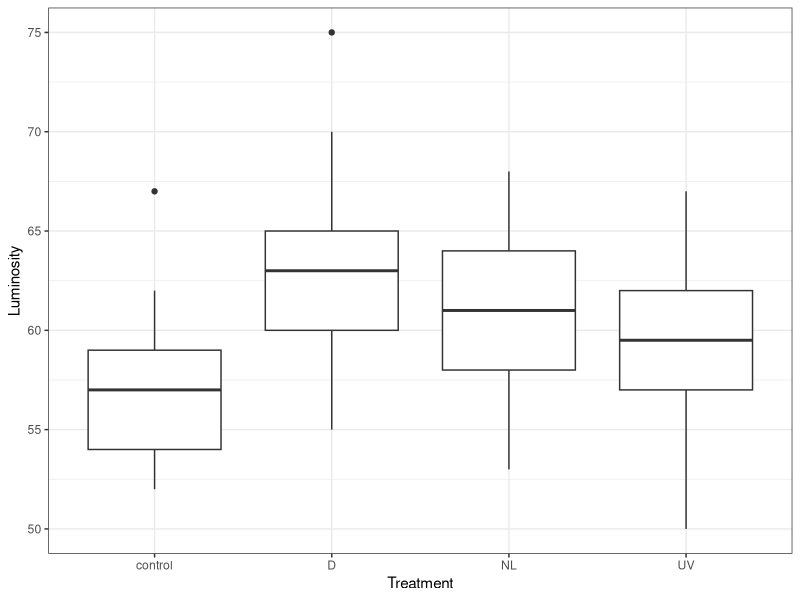
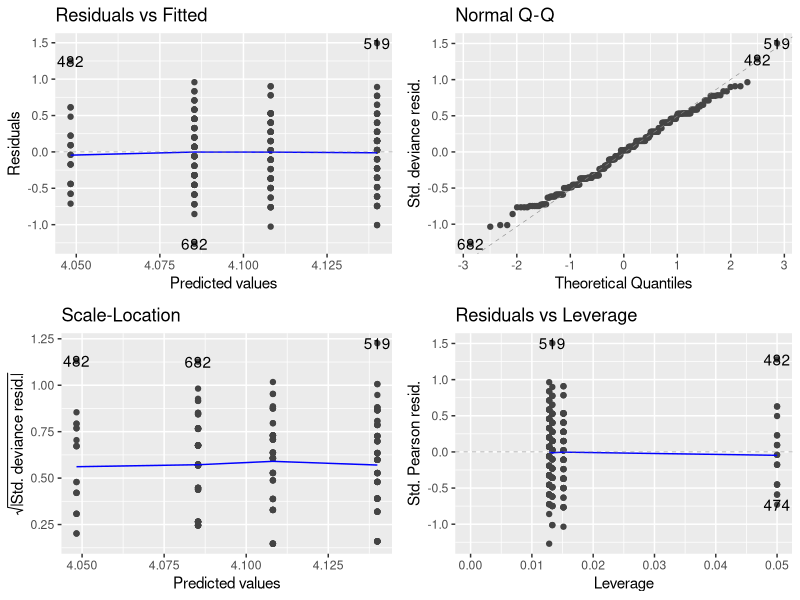
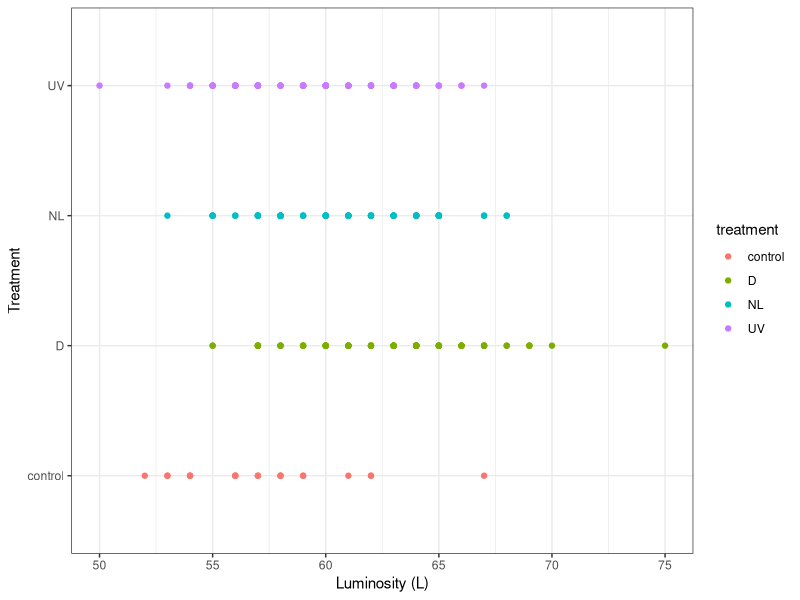
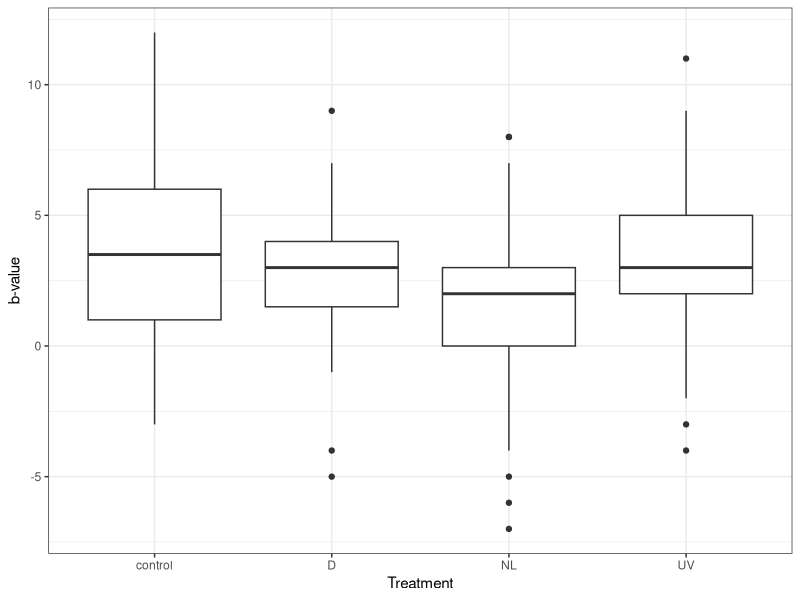
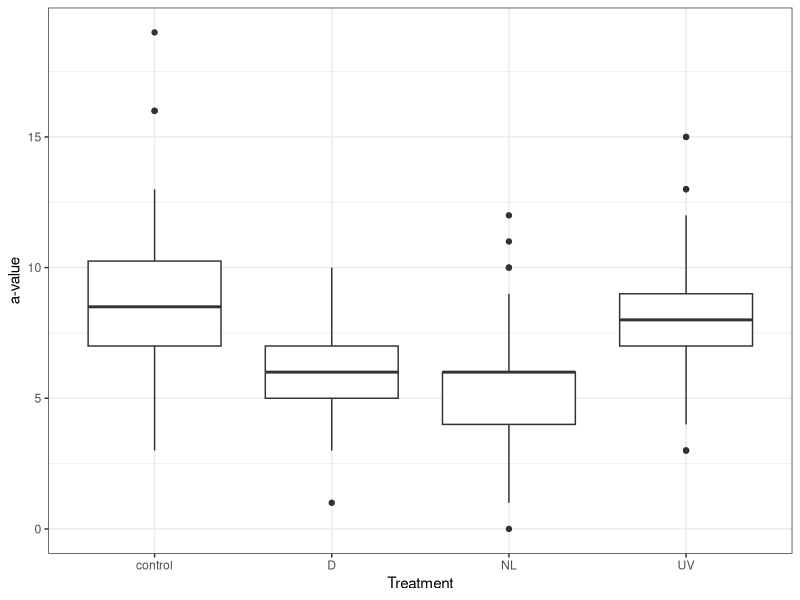

Here is the R script that generated these plots, in order:
## ---- chunk 1
rm(list=ls())
library(here)
library(tidyverse)
library(ggfortify)
## ---- chunk 2
DF <- read.csv(here("Data", "cap_color_data_final.csv"))
## ---- chunk 3
str(DF)
## ---- chunk 4
Nov3 <- DF[c(468:706), c("L", "a", "b", "treatment")]
## ---- chunk 5
Nov3$treatment <- replace_na(Nov3$treatment, "control")
## ---- chunk 6
str(Nov3)
## ---- chunk 7
Nov3$treatment <- as.factor(Nov3$treatment)
## ---- chunk 8
ggplot(Nov3, aes(x = treatment, y = L)) +
geom_boxplot() +
xlab("Treatment") +
ylab("Luminosity") +
theme_bw() 
## ---- chunk 9
model_L <- glm(L ~ treatment, data = Nov3, family = poisson)
autoplot(model_L, smooth.color = NA)
## ---- chunk 10
anova(model_L, test = "Chisq")
## ---- chunk 11
summary(model_L)
## ---- chunk 12
ggplot(Nov3, aes(x = treatment, y = L, color = treatment)) +
  geom_point() +
  theme_bw() +
  xlab("Treatment") +
  ylab("Luminosity (L)") +
  coord_flip()
## ---- chunk 13
modelL_tukey <- aov(L ~ treatment, data = Nov3)
TukeyHSD(modelL_tukey, conf.level=.95) 
## ---- chunk 14
ggplot(Nov3, aes(x = treatment, y = b)) +
geom_boxplot() +
xlab("Treatment") +
ylab("b-value") +
theme_bw() 
## ---- chunk 15
model_b_tukey <- aov(b ~ treatment, data = Nov3)
TukeyHSD(model_b_tukey, conf.level=.95) 
## ---- chunk 16
ggplot(Nov3, aes(x = treatment, y = a)) +
geom_boxplot() +
xlab("Treatment") +
ylab("a-value") +
theme_bw() 
## ---- chunk 17
model_a_tukey <- aov(a ~ treatment, data = Nov3)
TukeyHSD(model_a_tukey, conf.level=.95) 
